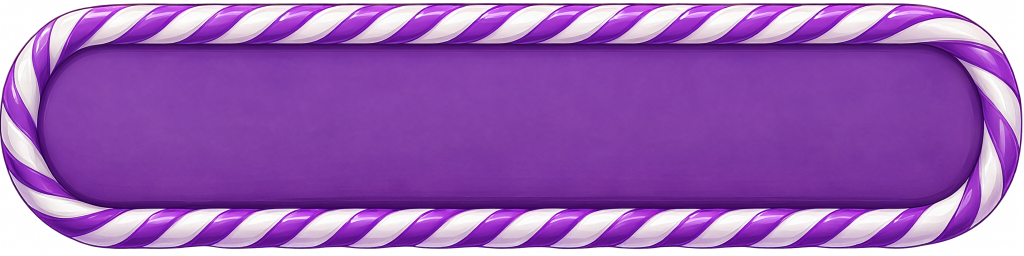
#> input picture art/images/warn_banner/frame_purple_c.png, 2048 x 512 px (shown at 1/2 size)
$ python make_warn_banner_art.py ../art/images/warn_banner/frame_purple_c.png
#> lines starting #> are read from the running program, lines starting #| are printed output that depends on the picture; after the words box and inside, x2 and y2 are one past the last pixel; in counts of white or black regions, pixels touching at a corner belong together
#!/usr/bin/env python3
"""Build the Hard / Very Hard warning banner sprites in assets/ui/warn_banner/ from the ComfyUI sources.

art/images/warn_banner/frame_purple_c.png (candy-cane rope frame, 2048x512) and badge_purple_a.png (candy-cane ring
badge, 1024x1024) are the Very Hard (grape purple) art; see art/manifest.json, entries warn_frame_*, warn_badge_*.
The background removal left the frame's inner panel partly see-through (alpha ~215) and the badge at 254, so every
pixel more than EDGE px inside the silhouette becomes opaque. The Hard (strawberry red) pair is the same art with
its hue turned by HARD_HUE_SHIFT; the white stripes keep their color.

Run from anywhere: python3 tools/make_warn_banner_art.py [--preview=out.png]
Dev tool only, needs Pillow. level.gd reads the frame's 9-slice border from FRAME_CAP below (keep them equal).
"""
import os
import sys

from PIL import Image, ImageChops, ImageDraw, ImageFilter

ROOT = os.path.dirname(os.path.dirname(os.path.abspath(__file__)))
SRC = os.path.join(ROOT, "art", "images", "warn_banner")
OUT = os.path.join(ROOT, "assets", "ui", "warn_banner")

FRAME_SRC = "frame_purple_c.png"
BADGE_SRC = "badge_purple_a.png"
# Output heights (px). The frame is 9-sliced horizontally, so only its height matters for sharpness.
FRAME_H = 288
BADGE_H = 288
# Alpha below this counts as outside when finding the silhouette; pixels EDGE px inside it turn opaque.
OUTSIDE_ALPHA = 128
EDGE = 3
# Hue turn (0..255 = 0..360 deg) from grape purple to strawberry red.
HARD_HUE_SHIFT = 60
# Extra saturation and value for the red pair, which reads duller than the purple after the turn.
HARD_SAT = 1.06
HARD_VAL = 1.04


def solid_inside(im: Image.Image) -> Image.Image:
    """Make every pixel enclosed by the silhouette opaque, keeping the anti-aliased rim."""
    a = im.getchannel("A")
    out = a.point(lambda v: 255 if v < OUTSIDE_ALPHA else 0)
    w, h = out.size
    draw = ImageDraw.Draw(out)
    border = [(x, 0) for x in range(w)] + [(x, h - 1) for x in range(w)]
    border += [(0, y) for y in range(h)] + [(w - 1, y) for y in range(h)]
    for p in border:
        if out.getpixel(p) == 255:
            ImageDraw.floodfill(out, p, 128)
    outside = out.point(lambda v: 255 if v == 128 else 0)
    near = outside.filter(ImageFilter.MaxFilter(EDGE * 2 + 1))
    inside = ImageChops.invert(near)
    im = im.copy()
    im.putalpha(ImageChops.lighter(a, inside))
    return im


def trim(im: Image.Image, pad: int = 2) -> Image.Image:
    box = im.getchannel("A").point(lambda v: 255 if v > 8 else 0).getbbox()
    box = (max(0, box[0] - pad), max(0, box[1] - pad), min(im.width, box[2] + pad), min(im.height, box[3] + pad))
    return im.crop(box)


def fit_h(im: Image.Image, h: int) -> Image.Image:
    w = round(im.width * h / im.height)
    return im.resize((w, h), Image.LANCZOS)


def to_hard(im: Image.Image) -> Image.Image:
    a = im.getchannel("A")
    hh, s, v = im.convert("RGB").convert("HSV").split()
    hh = hh.point(lambda x: (x + HARD_HUE_SHIFT) % 256)
    s = s.point(lambda x: min(255, round(x * HARD_SAT)))
    v = v.point(lambda x: min(255, round(x * HARD_VAL)))
    out = Image.merge("HSV", (hh, s, v)).convert("RGBA")
    out.putalpha(a)
    return out


def main() -> None:
    preview = ""
    for arg in sys.argv[1:]:
        if arg.startswith("--preview="):
            preview = arg.split("=", 1)[1]
    os.makedirs(OUT, exist_ok=True)
    frame = fit_h(trim(solid_inside(Image.open(os.path.join(SRC, FRAME_SRC)).convert("RGBA"))), FRAME_H)
#> in solid_inside, `a = im.getchannel("A")`:
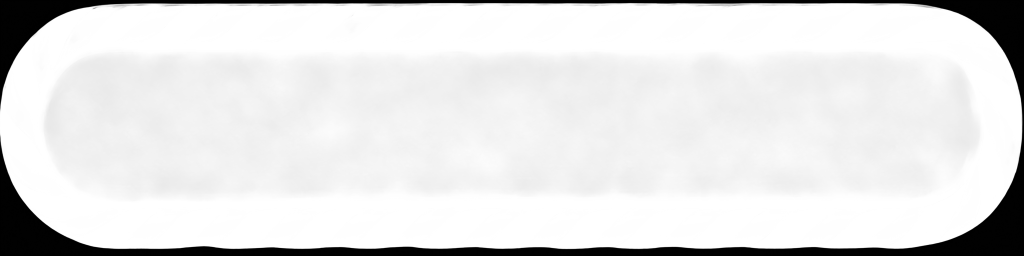
#> a: PIL image 2048x512 L (shown at 1/2 size); min 0, max 255, mean 225.7
#> in solid_inside, `out = a.point(lambda v: 255 if v < OUTSIDE_ALPHA else 0)`:
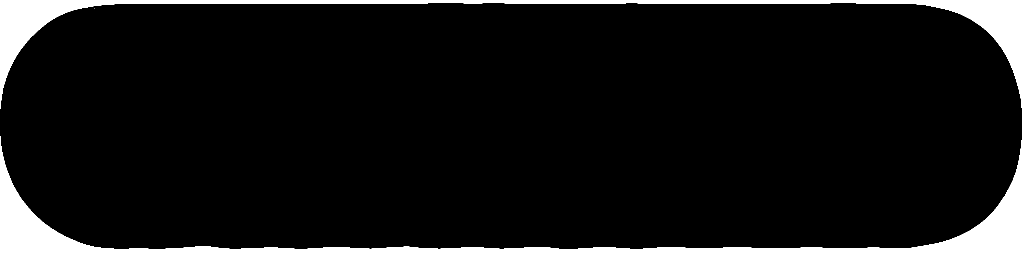
#> out: PIL image 2048x512 L (shown at 1/2 size); 8.8% white; 2 white regions (1 under 20 px), largest, box (x1, y1, x2, y2) and area: (0, 0, 2048, 512) 92563
#> after the loop in solid_inside, `for p in border:`:
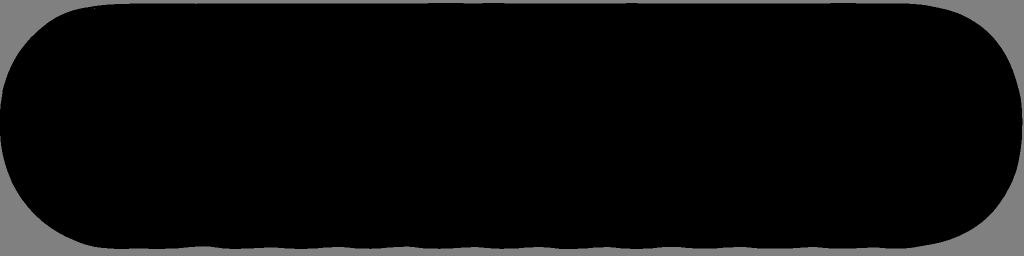
#> out: PIL image 2048x512 L (shown at 1/2 size); min 0, max 255, mean 11.3
#> in solid_inside, `outside = out.point(lambda v: 255 if v == 128 else 0)`: outside: PIL image 2048x512 L; 8.8% white; 1 white region, box (x1, y1, x2, y2) and area: (0, 0, 2048, 512) 92563
#> in solid_inside, `near = outside.filter(ImageFilter.MaxFilter(EDGE * 2 + 1))`:
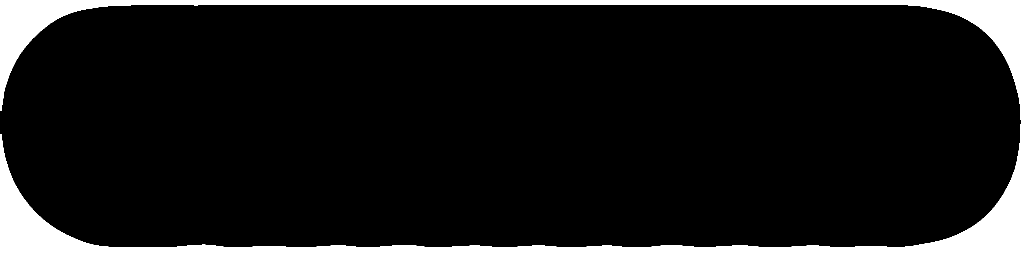
#> near: PIL image 2048x512 L (shown at 1/2 size); 10.3% white; 1 white region, box (x1, y1, x2, y2) and area: (0, 0, 2048, 512) 107878
#> in solid_inside, `inside = ImageChops.invert(near)`:
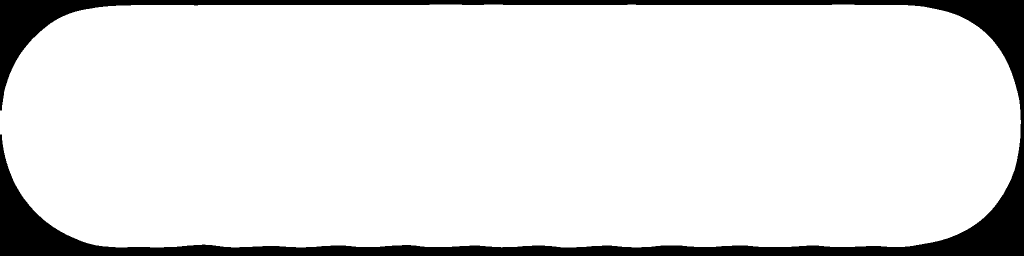
#> inside: PIL image 2048x512 L (shown at 1/2 size); 89.7% white; 1 black region, box (x1, y1, x2, y2) and area: (0, 0, 2048, 512) 107878
#> in solid_inside, im is the input picture: PIL image 2048x512 RGBA; mean R, G, B, A 142, 76.5, 173.7, 225.7
#> in trim, `box = im.getchannel("A").point(lambda v: 255 if v > 8 else 0).getbbox()`: box = (0, 5, 2046, 499)
#> in trim, `box = (max(0, box[0] - pad), max(0, box[1] - pad), min(im.width, box[2..`: box = (0, 3, 2048, 501)
#> in trim, `return im.crop(box)`:
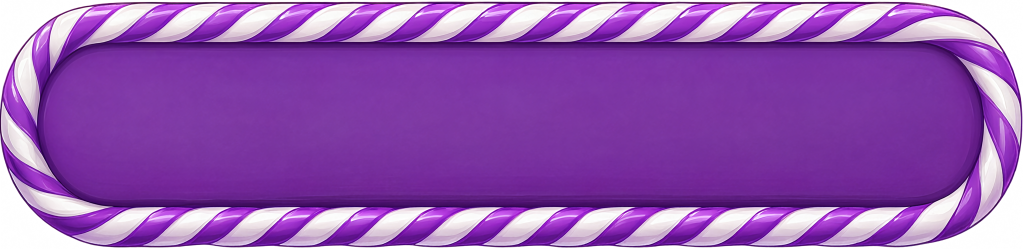
#> returned value: PIL image 2048x498 RGBA (shown at 1/2 size); mean R, G, B, A 141.8, 76.7, 173.5, 239; transparent parts drawn white
#> in fit_h, `w = round(im.width * h / im.height)`: w = 1184
#> in fit_h, `return im.resize((w, h), Image.LANCZOS)`:
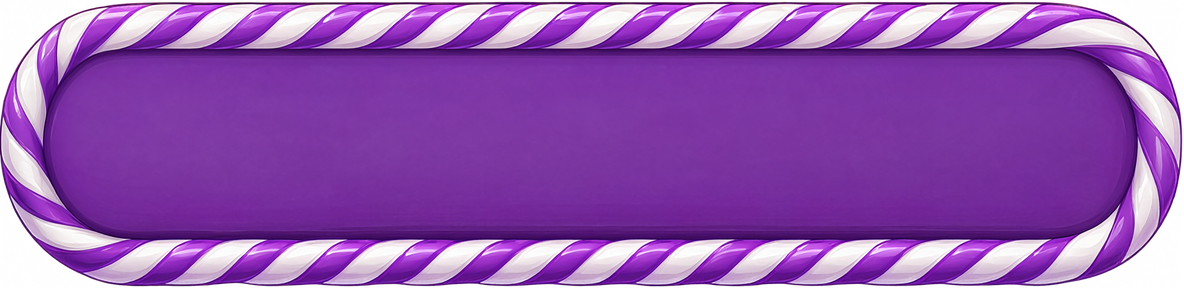
#> returned value: PIL image 1184x288 RGBA; mean R, G, B, A 139.3, 73.1, 169, 239; transparent parts drawn white
#> (the run stopped early here; a loop or call above may not have finished)
